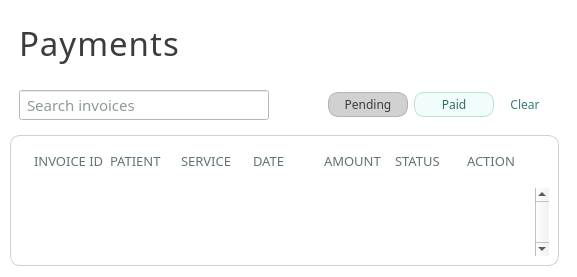
<?xml version="1.0" encoding="UTF-8"?>
<ui version="4.0">
 <class>payments_page</class>
 <widget class="QWidget" name="payments_page">
  <property name="geometry">
   <rect>
    <x>0</x>
    <y>0</y>
    <width>758</width>
    <height>0</height>
   </rect>
  </property>
  <property name="minimumSize">
   <size>
    <width>0</width>
    <height>0</height>
   </size>
  </property>
  <property name="palette">
   <palette>
    <active>
     <colorrole role="WindowText">
      <brush brushstyle="SolidPattern">
       <color alpha="255">
        <red>0</red>
        <green>0</green>
        <blue>0</blue>
       </color>
      </brush>
     </colorrole>
     <colorrole role="Button">
      <brush brushstyle="SolidPattern">
       <color alpha="255">
        <red>255</red>
        <green>255</green>
        <blue>255</blue>
       </color>
      </brush>
     </colorrole>
     <colorrole role="Light">
      <brush brushstyle="SolidPattern">
       <color alpha="255">
        <red>255</red>
        <green>255</green>
        <blue>255</blue>
       </color>
      </brush>
     </colorrole>
     <colorrole role="Midlight">
      <brush brushstyle="SolidPattern">
       <color alpha="255">
        <red>255</red>
        <green>255</green>
        <blue>255</blue>
       </color>
      </brush>
     </colorrole>
     <colorrole role="Dark">
      <brush brushstyle="SolidPattern">
       <color alpha="255">
        <red>127</red>
        <green>127</green>
        <blue>127</blue>
       </color>
      </brush>
     </colorrole>
     <colorrole role="Mid">
      <brush brushstyle="SolidPattern">
       <color alpha="255">
        <red>170</red>
        <green>170</green>
        <blue>170</blue>
       </color>
      </brush>
     </colorrole>
     <colorrole role="Text">
      <brush brushstyle="SolidPattern">
       <color alpha="255">
        <red>0</red>
        <green>0</green>
        <blue>0</blue>
       </color>
      </brush>
     </colorrole>
     <colorrole role="BrightText">
      <brush brushstyle="SolidPattern">
       <color alpha="255">
        <red>255</red>
        <green>255</green>
        <blue>255</blue>
       </color>
      </brush>
     </colorrole>
     <colorrole role="ButtonText">
      <brush brushstyle="SolidPattern">
       <color alpha="255">
        <red>0</red>
        <green>0</green>
        <blue>0</blue>
       </color>
      </brush>
     </colorrole>
     <colorrole role="Base">
      <brush brushstyle="SolidPattern">
       <color alpha="255">
        <red>255</red>
        <green>255</green>
        <blue>255</blue>
       </color>
      </brush>
     </colorrole>
     <colorrole role="Window">
      <brush brushstyle="SolidPattern">
       <color alpha="255">
        <red>255</red>
        <green>255</green>
        <blue>255</blue>
       </color>
      </brush>
     </colorrole>
     <colorrole role="Shadow">
      <brush brushstyle="SolidPattern">
       <color alpha="255">
        <red>0</red>
        <green>0</green>
        <blue>0</blue>
       </color>
      </brush>
     </colorrole>
     <colorrole role="AlternateBase">
      <brush brushstyle="SolidPattern">
       <color alpha="255">
        <red>255</red>
        <green>255</green>
        <blue>255</blue>
       </color>
      </brush>
     </colorrole>
     <colorrole role="ToolTipBase">
      <brush brushstyle="SolidPattern">
       <color alpha="255">
        <red>255</red>
        <green>255</green>
        <blue>220</blue>
       </color>
      </brush>
     </colorrole>
     <colorrole role="ToolTipText">
      <brush brushstyle="SolidPattern">
       <color alpha="255">
        <red>0</red>
        <green>0</green>
        <blue>0</blue>
       </color>
      </brush>
     </colorrole>
     <colorrole role="PlaceholderText">
      <brush brushstyle="SolidPattern">
       <color alpha="127">
        <red>0</red>
        <green>0</green>
        <blue>0</blue>
       </color>
      </brush>
     </colorrole>
     <colorrole role="Accent">
      <brush brushstyle="SolidPattern">
       <color alpha="255">
        <red>255</red>
        <green>255</green>
        <blue>255</blue>
       </color>
      </brush>
     </colorrole>
    </active>
    <inactive>
     <colorrole role="WindowText">
      <brush brushstyle="SolidPattern">
       <color alpha="255">
        <red>0</red>
        <green>0</green>
        <blue>0</blue>
       </color>
      </brush>
     </colorrole>
     <colorrole role="Button">
      <brush brushstyle="SolidPattern">
       <color alpha="255">
        <red>255</red>
        <green>255</green>
        <blue>255</blue>
       </color>
      </brush>
     </colorrole>
     <colorrole role="Light">
      <brush brushstyle="SolidPattern">
       <color alpha="255">
        <red>255</red>
        <green>255</green>
        <blue>255</blue>
       </color>
      </brush>
     </colorrole>
     <colorrole role="Midlight">
      <brush brushstyle="SolidPattern">
       <color alpha="255">
        <red>255</red>
        <green>255</green>
        <blue>255</blue>
       </color>
      </brush>
     </colorrole>
     <colorrole role="Dark">
      <brush brushstyle="SolidPattern">
       <color alpha="255">
        <red>127</red>
        <green>127</green>
        <blue>127</blue>
       </color>
      </brush>
     </colorrole>
     <colorrole role="Mid">
      <brush brushstyle="SolidPattern">
       <color alpha="255">
        <red>170</red>
        <green>170</green>
        <blue>170</blue>
       </color>
      </brush>
     </colorrole>
     <colorrole role="Text">
      <brush brushstyle="SolidPattern">
       <color alpha="255">
        <red>0</red>
        <green>0</green>
        <blue>0</blue>
       </color>
      </brush>
     </colorrole>
     <colorrole role="BrightText">
      <brush brushstyle="SolidPattern">
       <color alpha="255">
        <red>255</red>
        <green>255</green>
        <blue>255</blue>
       </color>
      </brush>
     </colorrole>
     <colorrole role="ButtonText">
      <brush brushstyle="SolidPattern">
       <color alpha="255">
        <red>0</red>
        <green>0</green>
        <blue>0</blue>
       </color>
      </brush>
     </colorrole>
     <colorrole role="Base">
      <brush brushstyle="SolidPattern">
       <color alpha="255">
        <red>255</red>
        <green>255</green>
        <blue>255</blue>
       </color>
      </brush>
     </colorrole>
     <colorrole role="Window">
      <brush brushstyle="SolidPattern">
       <color alpha="255">
        <red>255</red>
        <green>255</green>
        <blue>255</blue>
       </color>
      </brush>
     </colorrole>
     <colorrole role="Shadow">
      <brush brushstyle="SolidPattern">
       <color alpha="255">
        <red>0</red>
        <green>0</green>
        <blue>0</blue>
       </color>
      </brush>
     </colorrole>
     <colorrole role="AlternateBase">
      <brush brushstyle="SolidPattern">
       <color alpha="255">
        <red>255</red>
        <green>255</green>
        <blue>255</blue>
       </color>
      </brush>
     </colorrole>
     <colorrole role="ToolTipBase">
      <brush brushstyle="SolidPattern">
       <color alpha="255">
        <red>255</red>
        <green>255</green>
        <blue>220</blue>
       </color>
      </brush>
     </colorrole>
     <colorrole role="ToolTipText">
      <brush brushstyle="SolidPattern">
       <color alpha="255">
        <red>0</red>
        <green>0</green>
        <blue>0</blue>
       </color>
      </brush>
     </colorrole>
     <colorrole role="PlaceholderText">
      <brush brushstyle="SolidPattern">
       <color alpha="127">
        <red>0</red>
        <green>0</green>
        <blue>0</blue>
       </color>
      </brush>
     </colorrole>
     <colorrole role="Accent">
      <brush brushstyle="SolidPattern">
       <color alpha="255">
        <red>255</red>
        <green>255</green>
        <blue>255</blue>
       </color>
      </brush>
     </colorrole>
    </inactive>
    <disabled>
     <colorrole role="WindowText">
      <brush brushstyle="SolidPattern">
       <color alpha="255">
        <red>127</red>
        <green>127</green>
        <blue>127</blue>
       </color>
      </brush>
     </colorrole>
     <colorrole role="Button">
      <brush brushstyle="SolidPattern">
       <color alpha="255">
        <red>255</red>
        <green>255</green>
        <blue>255</blue>
       </color>
      </brush>
     </colorrole>
     <colorrole role="Light">
      <brush brushstyle="SolidPattern">
       <color alpha="255">
        <red>255</red>
        <green>255</green>
        <blue>255</blue>
       </color>
      </brush>
     </colorrole>
     <colorrole role="Midlight">
      <brush brushstyle="SolidPattern">
       <color alpha="255">
        <red>255</red>
        <green>255</green>
        <blue>255</blue>
       </color>
      </brush>
     </colorrole>
     <colorrole role="Dark">
      <brush brushstyle="SolidPattern">
       <color alpha="255">
        <red>127</red>
        <green>127</green>
        <blue>127</blue>
       </color>
      </brush>
     </colorrole>
     <colorrole role="Mid">
      <brush brushstyle="SolidPattern">
       <color alpha="255">
        <red>170</red>
        <green>170</green>
        <blue>170</blue>
       </color>
      </brush>
     </colorrole>
     <colorrole role="Text">
      <brush brushstyle="SolidPattern">
       <color alpha="255">
        <red>127</red>
        <green>127</green>
        <blue>127</blue>
       </color>
      </brush>
     </colorrole>
     <colorrole role="BrightText">
      <brush brushstyle="SolidPattern">
       <color alpha="255">
        <red>255</red>
        <green>255</green>
        <blue>255</blue>
       </color>
      </brush>
     </colorrole>
     <colorrole role="ButtonText">
      <brush brushstyle="SolidPattern">
       <color alpha="255">
        <red>127</red>
        <green>127</green>
        <blue>127</blue>
       </color>
      </brush>
     </colorrole>
     <colorrole role="Base">
      <brush brushstyle="SolidPattern">
       <color alpha="255">
        <red>255</red>
        <green>255</green>
        <blue>255</blue>
       </color>
      </brush>
     </colorrole>
     <colorrole role="Window">
      <brush brushstyle="SolidPattern">
       <color alpha="255">
        <red>255</red>
        <green>255</green>
        <blue>255</blue>
       </color>
      </brush>
     </colorrole>
     <colorrole role="Shadow">
      <brush brushstyle="SolidPattern">
       <color alpha="255">
        <red>0</red>
        <green>0</green>
        <blue>0</blue>
       </color>
      </brush>
     </colorrole>
     <colorrole role="AlternateBase">
      <brush brushstyle="SolidPattern">
       <color alpha="255">
        <red>255</red>
        <green>255</green>
        <blue>255</blue>
       </color>
      </brush>
     </colorrole>
     <colorrole role="ToolTipBase">
      <brush brushstyle="SolidPattern">
       <color alpha="255">
        <red>255</red>
        <green>255</green>
        <blue>220</blue>
       </color>
      </brush>
     </colorrole>
     <colorrole role="ToolTipText">
      <brush brushstyle="SolidPattern">
       <color alpha="255">
        <red>0</red>
        <green>0</green>
        <blue>0</blue>
       </color>
      </brush>
     </colorrole>
     <colorrole role="PlaceholderText">
      <brush brushstyle="SolidPattern">
       <color alpha="127">
        <red>127</red>
        <green>127</green>
        <blue>127</blue>
       </color>
      </brush>
     </colorrole>
     <colorrole role="Accent">
      <brush brushstyle="SolidPattern">
       <color alpha="255">
        <red>255</red>
        <green>255</green>
        <blue>255</blue>
       </color>
      </brush>
     </colorrole>
    </disabled>
   </palette>
  </property>
  <property name="windowTitle">
   <string>AdoraFlow</string>
  </property>
  <property name="styleSheet">
   <string notr="true"/>
  </property>
  <layout class="QVBoxLayout" name="verticalLayout">
   <property name="leftMargin">
    <number>10</number>
   </property>
   <property name="rightMargin">
    <number>18</number>
   </property>
   <item>
    <widget class="QWidget" name="header" native="true">
     <layout class="QHBoxLayout" name="horizontalLayout">
      <item>
       <widget class="QLabel" name="header_label">
        <property name="font">
         <font>
          <family>Slate Medium</family>
          <pointsize>25</pointsize>
         </font>
        </property>
        <property name="styleSheet">
         <string notr="true">#header_label {
	color: rgb(60, 60, 60);
	letter-spacing: 1px;
}</string>
        </property>
        <property name="text">
         <string>Payments</string>
        </property>
       </widget>
      </item>
     </layout>
    </widget>
   </item>
   <item>
    <widget class="QWidget" name="placeholder" native="true">
     <layout class="QHBoxLayout" name="horizontalLayout_2">
      <item>
       <widget class="QLineEdit" name="search_input">
        <property name="minimumSize">
         <size>
          <width>250</width>
          <height>30</height>
         </size>
        </property>
        <property name="maximumSize">
         <size>
          <width>250</width>
          <height>30</height>
         </size>
        </property>
        <property name="font">
         <font>
          <family>Slate</family>
          <pointsize>11</pointsize>
         </font>
        </property>
        <property name="styleSheet">
         <string notr="true">
color: #1D3533;
background: white;
padding-left: 5px;</string>
        </property>
        <property name="placeholderText">
         <string>Search invoices</string>
        </property>
       </widget>
      </item>
      <item>
       <widget class="QLabel" name="feedback_label">
        <property name="text">
         <string/>
        </property>
       </widget>
      </item>
      <item>
       <spacer name="horizontalSpacer">
        <property name="orientation">
         <enum>Qt::Orientation::Horizontal</enum>
        </property>
        <property name="sizeHint" stdset="0">
         <size>
          <width>40</width>
          <height>20</height>
         </size>
        </property>
       </spacer>
      </item>
      <item>
       <widget class="QPushButton" name="pending_button">
        <property name="minimumSize">
         <size>
          <width>80</width>
          <height>25</height>
         </size>
        </property>
        <property name="maximumSize">
         <size>
          <width>80</width>
          <height>25</height>
         </size>
        </property>
        <property name="font">
         <font>
          <family>Slate</family>
         </font>
        </property>
        <property name="cursor">
         <cursorShape>PointingHandCursor</cursorShape>
        </property>
        <property name="styleSheet">
         <string notr="true">#pending_button {
	background: rgba(60, 60, 60, 60);
	border: 1px solid rgba(90, 90, 90, 90);
 	border-radius: 10px;
	color: rgb(60, 60, 60);
}</string>
        </property>
        <property name="text">
         <string>Pending</string>
        </property>
       </widget>
      </item>
      <item>
       <widget class="QPushButton" name="paid_button">
        <property name="minimumSize">
         <size>
          <width>80</width>
          <height>25</height>
         </size>
        </property>
        <property name="maximumSize">
         <size>
          <width>80</width>
          <height>25</height>
         </size>
        </property>
        <property name="font">
         <font>
          <family>Slate</family>
         </font>
        </property>
        <property name="cursor">
         <cursorShape>PointingHandCursor</cursorShape>
        </property>
        <property name="styleSheet">
         <string notr="true">#paid_button {
	background: #F0FDFA;
	border: 1px solid #B8E0DD;
 	border-radius: 10px;
	color: #2E6B66;
}</string>
        </property>
        <property name="text">
         <string>Paid</string>
        </property>
       </widget>
      </item>
      <item>
       <widget class="QPushButton" name="clear_button">
        <property name="minimumSize">
         <size>
          <width>50</width>
          <height>25</height>
         </size>
        </property>
        <property name="maximumSize">
         <size>
          <width>50</width>
          <height>25</height>
         </size>
        </property>
        <property name="font">
         <font>
          <family>Slate</family>
         </font>
        </property>
        <property name="cursor">
         <cursorShape>PointingHandCursor</cursorShape>
        </property>
        <property name="styleSheet">
         <string notr="true">#clear_button {
	color: #367D77;
	background: white;
	border: 1px solid white;
}

#clear_button:hover {
	text-decoration: underline;
}

</string>
        </property>
        <property name="text">
         <string>Clear</string>
        </property>
        <property name="flat">
         <bool>false</bool>
        </property>
       </widget>
      </item>
     </layout>
    </widget>
   </item>
   <item>
    <widget class="QWidget" name="main_container" native="true">
     <property name="styleSheet">
      <string notr="true">#main_container {
	background: white;
	color: black;
	border: 1px solid rgba(60, 60, 60, 60);
	border-radius: 10px;
}</string>
     </property>
     <layout class="QVBoxLayout" name="verticalLayout_2">
      <property name="leftMargin">
       <number>6</number>
      </property>
      <property name="topMargin">
       <number>2</number>
      </property>
      <item>
       <widget class="QWidget" name="header_container" native="true">
        <layout class="QHBoxLayout" name="horizontalLayout_3">
         <property name="topMargin">
          <number>6</number>
         </property>
         <property name="bottomMargin">
          <number>2</number>
         </property>
         <item>
          <widget class="QWidget" name="column_names" native="true">
           <layout class="QHBoxLayout" name="horizontalLayout_4">
            <item>
             <widget class="QLabel" name="label_6">
              <property name="font">
               <font>
                <family>Slate</family>
                <pointsize>10</pointsize>
               </font>
              </property>
              <property name="styleSheet">
               <string notr="true">color:  #607473;
</string>
              </property>
              <property name="text">
               <string>INVOICE ID</string>
              </property>
             </widget>
            </item>
            <item>
             <widget class="QLabel" name="label_5">
              <property name="font">
               <font>
                <family>Slate</family>
                <pointsize>10</pointsize>
               </font>
              </property>
              <property name="styleSheet">
               <string notr="true">color:  #607473;</string>
              </property>
              <property name="text">
               <string>PATIENT</string>
              </property>
             </widget>
            </item>
            <item>
             <widget class="QLabel" name="label_4">
              <property name="font">
               <font>
                <family>Slate</family>
                <pointsize>10</pointsize>
               </font>
              </property>
              <property name="styleSheet">
               <string notr="true">color:  #607473;</string>
              </property>
              <property name="text">
               <string>SERVICE</string>
              </property>
             </widget>
            </item>
            <item>
             <widget class="QLabel" name="label_3">
              <property name="font">
               <font>
                <family>Slate</family>
                <pointsize>10</pointsize>
               </font>
              </property>
              <property name="styleSheet">
               <string notr="true">color:  #607473;</string>
              </property>
              <property name="text">
               <string>DATE</string>
              </property>
             </widget>
            </item>
            <item>
             <widget class="QLabel" name="label_2">
              <property name="font">
               <font>
                <family>Slate</family>
                <pointsize>10</pointsize>
               </font>
              </property>
              <property name="styleSheet">
               <string notr="true">color:  #607473;</string>
              </property>
              <property name="text">
               <string>AMOUNT</string>
              </property>
             </widget>
            </item>
            <item>
             <widget class="QLabel" name="label">
              <property name="font">
               <font>
                <family>Slate</family>
                <pointsize>10</pointsize>
               </font>
              </property>
              <property name="styleSheet">
               <string notr="true">color:  #607473;</string>
              </property>
              <property name="text">
               <string>STATUS</string>
              </property>
             </widget>
            </item>
            <item>
             <widget class="QLabel" name="label_7">
              <property name="font">
               <font>
                <family>Slate</family>
                <pointsize>10</pointsize>
               </font>
              </property>
              <property name="styleSheet">
               <string notr="true">color:  #607473;</string>
              </property>
              <property name="text">
               <string>ACTION</string>
              </property>
             </widget>
            </item>
           </layout>
          </widget>
         </item>
        </layout>
       </widget>
      </item>
      <item>
       <widget class="QScrollArea" name="scrollArea">
        <property name="styleSheet">
         <string notr="true">#scrollArea {
	border: 1px solid white;
}</string>
        </property>
        <property name="verticalScrollBarPolicy">
         <enum>Qt::ScrollBarPolicy::ScrollBarAlwaysOn</enum>
        </property>
        <property name="horizontalScrollBarPolicy">
         <enum>Qt::ScrollBarPolicy::ScrollBarAlwaysOff</enum>
        </property>
        <property name="widgetResizable">
         <bool>true</bool>
        </property>
        <widget class="QWidget" name="invoice_container">
         <property name="geometry">
          <rect>
           <x>0</x>
           <y>0</y>
           <width>695</width>
           <height>16</height>
          </rect>
         </property>
         <property name="styleSheet">
          <string notr="true">#invoice_container {
	background: white;
}</string>
         </property>
         <layout class="QVBoxLayout" name="invoice_list">
          <property name="topMargin">
           <number>2</number>
          </property>
         </layout>
        </widget>
       </widget>
      </item>
     </layout>
    </widget>
   </item>
  </layout>
 </widget>
 <resources/>
 <connections/>
</ui>
